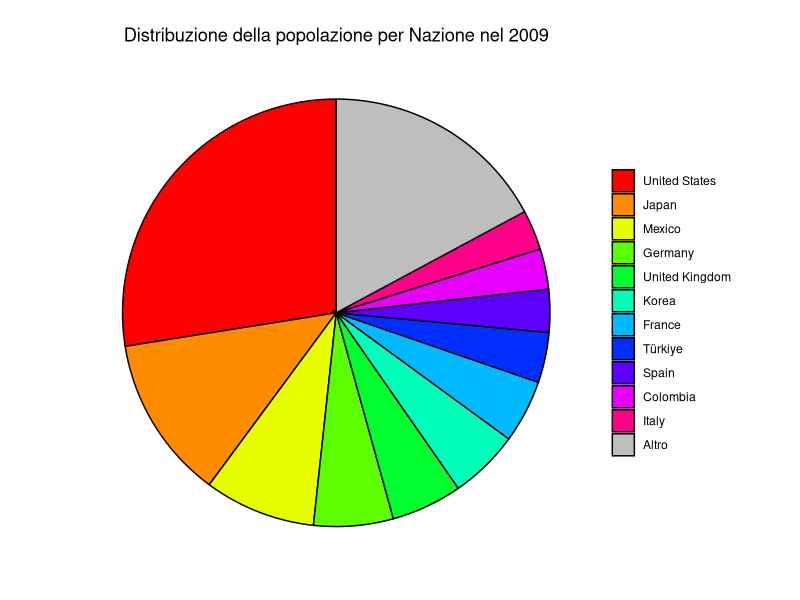

Recreate this plot in R.
library(ggplot2)
library(dplyr)

data <- read.csv("dataset/Clean_dataset.csv")

# Filtra i dati per la variabile 'Population, all ages, administrative data' e per l'anno 2009
population_data <- data %>%
  filter(variable == "Population, all ages, administrative data") %>%
  select(country, X2009) %>%
  group_by(country) %>%
  summarise(TotalPopulation = sum(X2009, na.rm = TRUE)) %>%
  arrange(desc(TotalPopulation))

# Separazione delle prime 11 nazioni e aggregazione delle restanti in "Altro"
top_nations <- head(population_data, 11)
other_nations <- tail(population_data, nrow(population_data) - 11)
other_nations_summary <- summarise(other_nations, country = "Altro", TotalPopulation = sum(TotalPopulation))

# Combina le prime 11 nazioni con la categoria "Altro"
final_data <- rbind(top_nations, other_nations_summary) %>%
  mutate(country = factor(country, levels = c(top_nations$country, "Altro")))

# Lista dei paesi in "Altro" per la legenda
other_countries_label <- paste("Altro:", paste(other_nations$country, collapse = ", "))

# Crea un grafico a torta con le prime 11 nazioni e la categoria "Altro"
ggplot(final_data, aes(x = "", y = TotalPopulation, fill = country)) +
  geom_bar(stat = "identity", width = 1, color = "black") +
  coord_polar(theta = "y") +
  theme_void() +
  theme(axis.line = element_blank(),
        plot.title = element_text(hjust = 0.5),
        legend.title = element_blank(),
        legend.position = "right") +
        scale_fill_manual(values = c(rainbow(11), "grey")) +
        theme(plot.margin = unit(c(1,1,1,1), "lines"),
        panel.border = element_blank(),
        panel.grid = element_blank(),
        axis.ticks = element_blank(),
        plot.background = element_rect(fill = "white", colour = "white")) +
        ggtitle("Distribuzione della popolazione per Nazione nel 2009")
